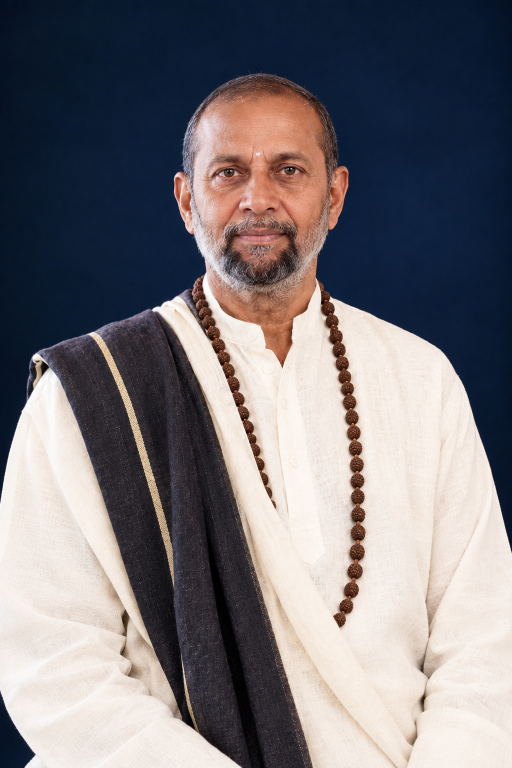
#> input picture assets/user-uploads/selvin.png, 1024 x 1536 px (shown at 1/2 size)
$ python process-founder-portraits.py
#> lines starting #> are read from the running program, lines starting #| are printed output that depends on the picture
#!/usr/bin/env python3
"""Turn founder reference photos into white-shirt + left yellow thundu portraits."""
from __future__ import annotations

import colorsys
import os
from pathlib import Path

from PIL import Image, ImageEnhance, ImageOps

ROOT = Path(__file__).resolve().parents[1]
OUT = ROOT / "public/assets/images/vetham"
NAVY = (2, 14, 30)
YELLOW = (217, 147, 75)
TARGET = (864, 1152)

SOURCES = {
    "trustee-selvin-uniform.jpg": ROOT
    / "assets/user-uploads/selvin.png",
    "trustee-balasubramanian-uniform.jpg": ROOT
    / "assets/user-uploads/balasubramanian.png",
    "trustee-gnana-rishi-uniform.jpg": ROOT
    / "assets/user-uploads/gnana-rishi.jpg",
    "trustee-sureash-uniform.jpg": ROOT
    / "assets/user-uploads/sureash.jpg",
}


def cover_resize(im: Image.Image, size: tuple[int, int]) -> Image.Image:
#> called with size = (864, 1152)
    tw, th = size
#> tw = 864; th = 1152
    w, h = im.size
#> w = 1024; h = 1536
    scale = max(tw / w, th / h)
#> scale = 0.844
    nw, nh = int(w * scale), int(h * scale)
#> nw = 864; nh = 1296
    im = im.resize((nw, nh), Image.Resampling.LANCZOS)
    left = (nw - tw) // 2
#> left = 0
    top = (nh - th) // 2
#> top = 72
    return im.crop((left, top, left + tw, top + th))
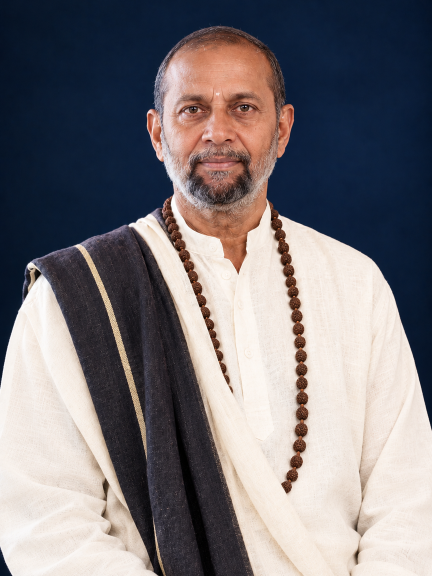
#> returned value: PIL image 864x1152 RGB (shown at 1/2 size); mean R, G, B 123.3, 118.8, 122.5


def in_face(x: int, y: int, w: int, h: int) -> bool:
    cx, cy = w * 0.5, h * 0.34
    rx, ry = w * 0.2, h * 0.24
    return ((x - cx) ** 2) / (rx**2) + ((y - cy) ** 2) / (ry**2) < 1.0


def is_skin(r: int, g: int, b: int) -> bool:
    h, s, v = colorsys.rgb_to_hsv(r / 255, g / 255, b / 255)
    return 0.02 < h < 0.14 and 0.12 < s < 0.72 and v > 0.22


def in_torso(x: int, y: int, w: int, h: int) -> bool:
    return 0.1 * w < x < 0.9 * w and 0.1 * h < y < 0.98 * h


def is_background(r: int, g: int, b: int, x: int, y: int, w: int, h: int) -> bool:
    if in_torso(x, y, w, h):
        return False
    h, s, v = colorsys.rgb_to_hsv(r / 255, g / 255, b / 255)
    if v < 0.38 and s < 0.7:
        return True
    return r < 55 and g < 70 and b < 100


def is_beads(r: int, g: int, b: int) -> bool:
    h, s, v = colorsys.rgb_to_hsv(r / 255, g / 255, b / 255)
    return 0.03 < h < 0.12 and 0.25 < s < 0.85 and 0.15 < v < 0.55


def is_shawl(r: int, g: int, b: int) -> bool:
    h, s, v = colorsys.rgb_to_hsv(r / 255, g / 255, b / 255)
    if is_beads(r, g, b):
        return False
    if v > 0.62:
        return False
    # dark grey / black / navy angavastram
    if v < 0.52 and (r + g + b) < 360:
        return True
    if b > r + 8 and v < 0.5:
        return True
    return False


def is_shirt_fabric(r: int, g: int, b: int) -> bool:
    h, s, v = colorsys.rgb_to_hsv(r / 255, g / 255, b / 255)
    return v > 0.55 and s < 0.35 and not is_skin(r, g, b)


def shawl_mass_x(im: Image.Image) -> float:
    px = im.load()
    w, h = im.size
    total_x = count = 0
    for y in range(int(h * 0.18), h):
        for x in range(w):
            if in_face(x, y, w, h):
                continue
            r, g, b = px[x, y]
            if is_shawl(r, g, b):
                total_x += x
                count += 1
    return total_x / count if count else w / 2


def yellowize_shawl(im: Image.Image) -> Image.Image:
    px = im.load()
    w, h = im.size
#> w = 864; h = 1152
    for y in range(h):
        for x in range(w):
            if in_face(x, y, w, h):
                continue
            r, g, b = px[x, y]
            if is_shawl(r, g, b):
                shade = 0.76 + 0.24 * colorsys.rgb_to_hsv(r / 255, g / 255, b / 255)[2]
                px[x, y] = (
                    min(255, int(YELLOW[0] * shade)),
                    min(255, int(YELLOW[1] * shade)),
                    min(255, int(YELLOW[2] * shade)),
                )
    return im


def to_uniform(im: Image.Image) -> Image.Image:
    im = cover_resize(im.convert("RGB"), TARGET)
    im = yellowize_shawl(im)

    px = im.load()
    w, h = im.size
    for y in range(h):
        for x in range(w):
            if in_face(x, y, w, h):
                continue
            r, g, b = px[x, y]
            if is_background(r, g, b, x, y, w, h):
                px[x, y] = NAVY
            elif is_shirt_fabric(r, g, b):
                px[x, y] = (255, 255, 255)

    if shawl_mass_x(im) > im.size[0] * 0.52:
        im = ImageOps.mirror(im)

    im = ImageEnhance.Brightness(im).enhance(1.01)
    im = ImageEnhance.Contrast(im).enhance(1.02)
    return im


def main() -> None:
    for dest_name, src in SOURCES.items():
        if not src.exists():
            raise SystemExit(f"Missing source: {src}")
        out = OUT / dest_name
        result = to_uniform(Image.open(src))
        result.save(out, quality=94)
        print("wrote", out)


if __name__ == "__main__":
#> (the run stopped early here; a loop or call above may not have finished)
